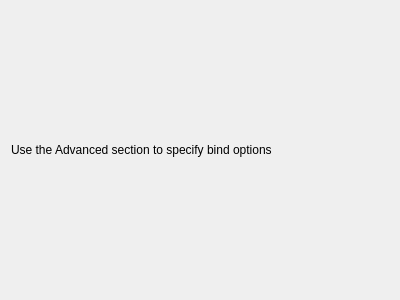
<?xml version="1.0" encoding="UTF-8"?>
<ui version="4.0">
 <class>EditDirect</class>
 <widget class="QWidget" name="EditDirect">
  <property name="geometry">
   <rect>
    <x>0</x>
    <y>0</y>
    <width>400</width>
    <height>300</height>
   </rect>
  </property>
  <property name="windowTitle">
   <string>Form</string>
  </property>
  <layout class="QHBoxLayout" name="horizontalLayout">
   <item>
    <widget class="QLabel" name="label">
     <property name="text">
      <string>Use the Advanced section to specify bind options</string>
     </property>
    </widget>
   </item>
  </layout>
 </widget>
 <resources/>
 <connections/>
</ui>
